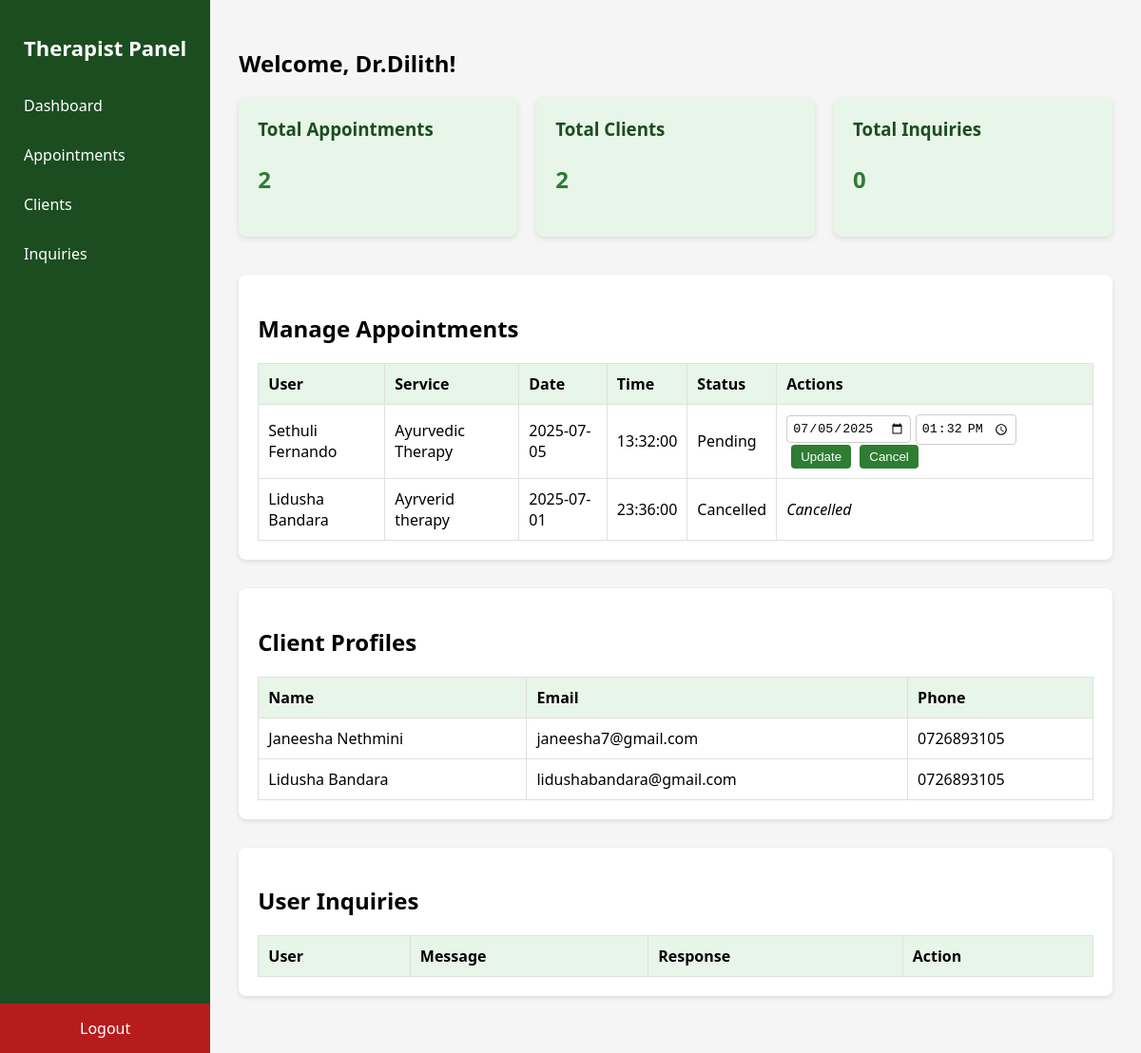
The app's page /therapist_dashboard.php (signed in) with its own data.
### tables this page shows
CREATE TABLE `appointments` (
  `id` int(11) NOT NULL,
  `user_name` varchar(100) DEFAULT NULL,
  `service` varchar(100) DEFAULT NULL,
  `date` date DEFAULT NULL,
  `time` time DEFAULT NULL,
  `created_at` timestamp NOT NULL DEFAULT current_timestamp(),
  `status` varchar(20) NOT NULL DEFAULT 'pending'
);

CREATE TABLE `users` (
  `id` int(11) NOT NULL,
  `fullname` varchar(100) NOT NULL,
  `email` varchar(100) NOT NULL,
  `password` varchar(255) NOT NULL,
  `phone` varchar(15) DEFAULT NULL,
  `role` enum('user','therapist','admin') NOT NULL DEFAULT 'user'
);

### therapist_dashboard.php (the view, shortened to what this page needs)
<?php
$host = "localhost";
$user = "root";
$pass = "";
$dbname = "wellness_center";
$conn = new mysqli($host, $user, $pass, $dbname);
$appointments = $conn->query("SELECT * FROM appointments ORDER BY date DESC");
$clients = $conn->query("SELECT fullname, email, phone FROM users WHERE role = 'user'");
$inquiries = $conn->query("SELECT * FROM inquiries ORDER BY created_at DESC");
$totalAppointments = $appointments->num_rows;
$totalClients = $clients->num_rows;
$totalInquiries = $inquiries->num_rows;
?>
<!DOCTYPE html>
<html lang="en">
<head>
</head>
<body>
<div class="sidebar">
    <h1>Therapist Panel</h1>
    <a href="#dashboard">Dashboard</a>
    <a href="#appointments">Appointments</a>
    <a href="#clients">Clients</a>
    <a href="#inquiries">Inquiries</a>
    <a href="php/logout.php" class="logout">Logout</a>
</div>
<div class="content">
 <?php
$user_fullname = $_SESSION['user']['fullname'] ?? 'User';
?>
<h2>Welcome, <?= htmlspecialchars($user_fullname) ?>!</h2>
    <div class="cards">
        <div class="card">
            <h3>Total Appointments</h3>
            <p><?= $totalAppointments ?></p>
        </div>
        <div class="card">
            <h3>Total Clients</h3>
            <p><?= $totalClients ?></p>
        </div>
        <div class="card">
            <h3>Total Inquiries</h3>
            <p><?= $totalInquiries ?></p>
        </div>
    </div>
    <div class="section" id="appointments">
        <h2>Manage Appointments</h2>
        <table>
            <tr><th>User</th><th>Service</th><th>Date</th><th>Time</th><th>Status</th><th>Actions</th></tr>
            <?php while ($a = $appointments->fetch_assoc()): ?>
                <tr>
                    <td><?= htmlspecialchars($a['user_name']) ?></td>
                    <td><?= htmlspecialchars($a['service']) ?></td>
                    <td><?= htmlspecialchars($a['date']) ?></td>
                    <td><?= htmlspecialchars($a['time']) ?></td>
                    <td><?= htmlspecialchars(ucfirst($a['status'] ?? 'pending')) ?></td>
                    <td>
                        <?php if (($a['status'] ?? '') !== 'cancelled'): ?>
                            <form action="php/edit_appointment.php" method="POST" style="display:inline;">
                                <input type="date" name="date" value="<?= $a['date'] ?>" required>
                                <input type="time" name="time" value="<?= $a['time'] ?>" required>
                                <button type="submit">Update</button>
                            </form>
                            <form action="php/cancel_appointment.php" method="POST" style="display:inline;">
                                <button type="submit" onclick="return confirm('Cancel this appointment?')">Cancel</button>
                            </form>
                        <?php else: ?>
                            <em>Cancelled</em>
                        <?php endif; ?>
                    </td>
                </tr>
            <?php endwhile; ?>
        </table>
    </div>
    <div class="section" id="clients">
        <h2>Client Profiles</h2>
        <table>
            <tr><th>Name</th><th>Email</th><th>Phone</th></tr>
            <?php while ($c = $clients->fetch_assoc()): ?>
                <tr>
                    <td><?= htmlspecialchars($c['fullname']) ?></td>
                    <td><?= htmlspecialchars($c['email']) ?></td>
                    <td><?= htmlspecialchars($c['phone']) ?></td>
                </tr>
            <?php endwhile; ?>
        </table>
    </div>
    <div class="section" id="inquiries">
        <h2>User Inquiries</h2>
        <table>
            <tr><th>User</th><th>Message</th><th>Response</th><th>Action</th></tr>
        </table>
    </div>
</div>
</body>
</html>

### therapist_dashboard.php (style rules this page uses)
body { font-family: 'Segoe UI', sans-serif; margin: 0; padding: 0; background: #f5f5f5; display: flex; height: 100vh; }
.sidebar { width: 250px; background: #1b4d20; color: white; display: flex; flex-direction: column; padding-top: 20px; }
.sidebar h1 { text-align: center; margin-bottom: 20px; font-size: 22px; }
.sidebar a { color: white; padding: 15px 25px; text-decoration: none; font-weight: 500; }
.logout { margin-top: auto; padding: 15px 25px; background: #b71c1c; text-align: center; }
.content { flex-grow: 1; padding: 30px; overflow-y: auto; }
.cards { display: flex; gap: 20px; margin: 20px 0 40px; }
.card { background: #e8f5e9; padding: 20px; flex: 1; border-radius: 8px; box-shadow: 0 2px 6px rgba(0,0,0,0.1); }
.card h3 { margin: 0 0 10px; color: #1b4d20; }
.card p { font-size: 24px; font-weight: bold; color: #2e7d32; }
.section { background: white; padding: 20px; margin-bottom: 30px; border-radius: 8px; box-shadow: 0 2px 5px rgba(0,0,0,0.1); }
table { width: 100%; border-collapse: collapse; margin-top: 10px; background: white; }
th, td { border: 1px solid #e0e0e0; padding: 10px; text-align: left; }
th { background-color: #e8f5e9; }
input[type="text"], input[type="date"], input[type="time"] { padding: 5px; border-radius: 4px; border: 1px solid #ccc; }
button { background-color: #2e7d32; color: white; border: none; padding: 5px 10px; margin-left: 5px; border-radius: 4px; cursor: pointer; }

### records on screen
appointments: user_name "Sethuli Fernando", service "Ayurvedic Therapy", date "2025-07-05", time "13:32:00", status "Pending", date "07/05/2025"
appointments: user_name "Lidusha Bandara", service "Ayrverid therapy", date "2025-07-01", time "23:36:00", status "Cancelled"
users: fullname "Janeesha Nethmini", email "janeesha7@gmail.com", phone "0726893105"
users: fullname "Lidusha Bandara", email "lidushabandara@gmail.com", phone "0726893105"

### other values on screen
$user_fullname "Dr.Dilith"
$totalAppointments "2"
$totalClients "2"
$totalInquiries "0"
